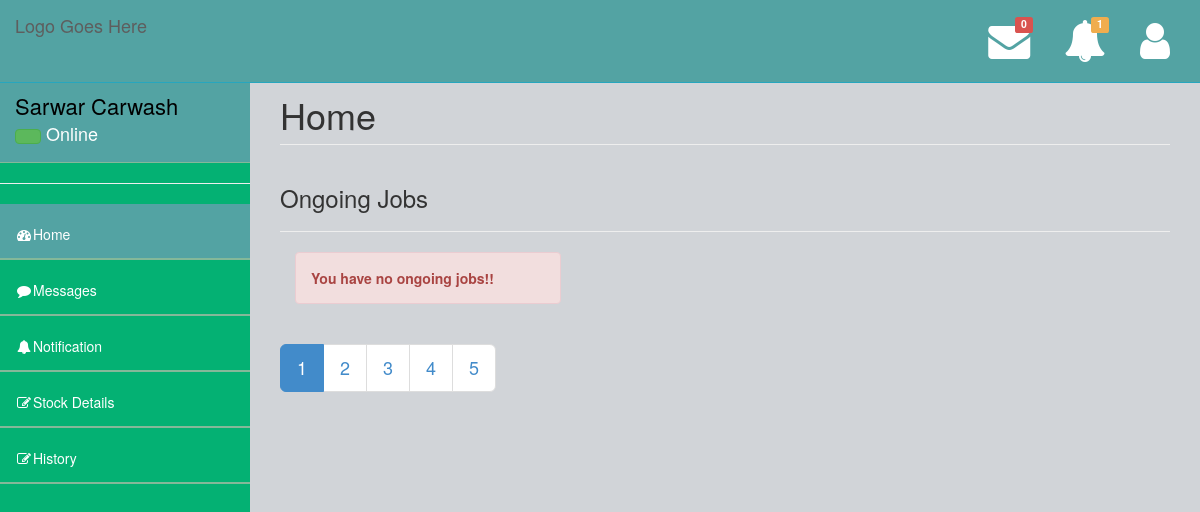
The page /shopOwner/index.php (signed in) on the database as committed earlier.
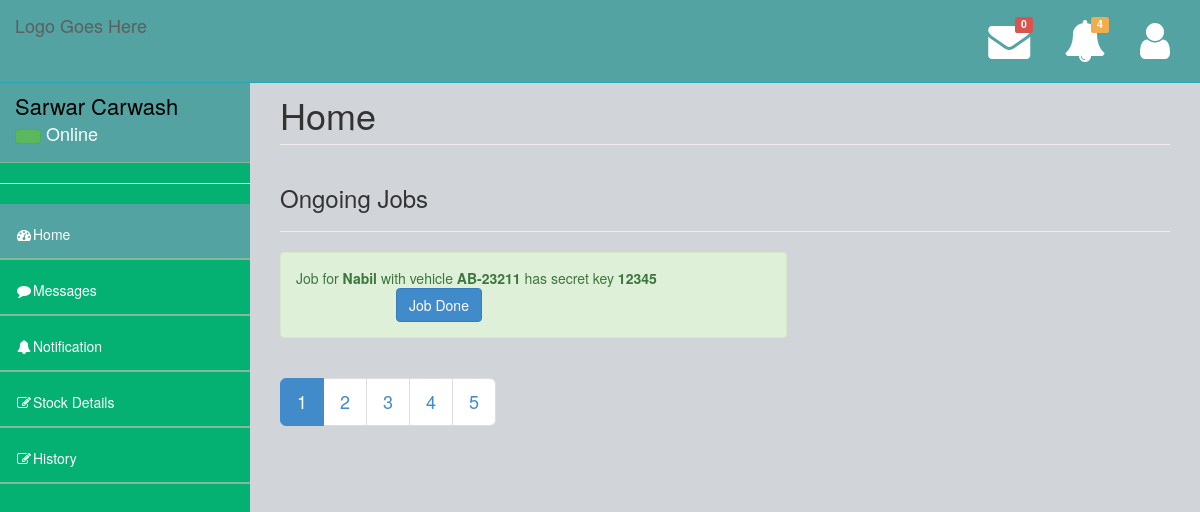
The same page on the database as committed later.
### tables this page shows
CREATE TABLE `service` (
  `ServiceId` varchar(20) NOT NULL,
  `CarOwnerEmail` varchar(35) NOT NULL,
  `ShopOwnerEmail` varchar(35) NOT NULL,
  `VehicleRegNo` varchar(20) NOT NULL,
  `Date` date NOT NULL,
  `Latitude` varchar(100) NOT NULL,
  `Longitude` varchar(100) NOT NULL,
  `SecretKey` int(5) NOT NULL,
  `Status` varchar(10) NOT NULL
);

### shopOwner/shopOwnerPHP/selectFromDatabase.php (called while the page is built)
<?php
function getJSONFromDB($sql){
	include("Mysqldb.php");
	$result = mysqli_query($conn, $sql)or die(mysqli_error($conn));
	$arr=array();
	while($row = mysqli_fetch_assoc($result)) {
		$arr[]=$row;
	}
	return json_encode($arr);
}
?>

### shopOwner/index.php (the view, shortened to what this page needs)
<?php
  include("TemplateFile/header.php");
    $jsonOngoingString = getJSONFromDB("SELECT (SELECT name FROM carowner WHERE Email=service.CarOwnerEmail) AS name,ServiceId,VehicleRegNo,SecretKey FROM service WHERE ShopOwnerEmail='".$_SESSION["shopOwnerEmail"]."' AND Status='Accepted' ORDER BY Date DESC");
    $jsonOngoingData = json_decode($jsonOngoingString);
?>
        <div id="page-wrapper">
            <div class="row">
                <div class="col-lg-12">
                    <h1 class="page-header">Home</h1>
                </div>
            </div>
            <div>
                <h3>Ongoing Jobs</h3><hr>
            </div>
            <div class="row">
                <div class="col-md-7">
                    <?php
                    if(sizeof($jsonOngoingData)>0){
                        for($i=0;$i<sizeof($jsonOngoingData);$i++){
                            ?>
                            <div class="col-md-20">
                                <div class="alert alert-success">
                                Job for <strong><?php echo $jsonOngoingData[$i]->name;?></strong> with vehicle <strong><?php echo $jsonOngoingData[$i]->VehicleRegNo;?></strong> has secret key <strong><?php echo $jsonOngoingData[$i]->SecretKey;?></strong>
                                <button class="btn btn-primary job-done-btn" onclick="jobDone('<?php echo $jsonOngoingData[$i]->ServiceId; ?>')">Job Done</button>
                                </div>
                            </div>
                        <?php
                        }
                    }
                    else{
                        ?>
                    <div class="col-md-7">
                        <div class="alert alert-danger"><strong>  You have no ongoing jobs!!</strong></div>
                    </div>
                    <?php
                }
                    ?>
                </div>
            </div>
            <div class="row">
                <div class="col-md-12">
                    <ul class="pagination pagination-lg">
                        <li class="active"><a href="#">1</a></li>
                        <li><a href="#">2</a></li>
                        <li><a href="#">3</a></li>
                        <li><a href="#">4</a></li>
                        <li><a href="#">5</a></li>
                    </ul>
                </div>
            </div>
        </div>
<?php include("TemplateFile/footer.php"); ?>

### shopOwner/TemplateFile/messageTemplate.php (shortened to what this page needs)
<?php
    $jsonCountUnreadString = getJSONFromDB("SELECT Status FROM message WHERE ReceiverMail='".$_SESSION["shopOwnerEmail"]."' AND Status='unread' ");
    $countMessageData = json_decode($jsonCountUnreadString);
    $jsonCountNotificationString = getJSONFromDB("SELECT Status FROM notification WHERE ToEmail='".$_SESSION["shopOwnerEmail"]."' AND Status='unread' ");
    $countNotificationData = json_decode($jsonCountNotificationString);
?>
<ul class="nav navbar-top-links navbar-right">
                <li class="dropdown">
                    <a class="dropdown-toggle" data-toggle="dropdown" href="#">
                        <span class="top-label label label-danger"><?php echo count($countMessageData); ?></span><i class="fa fa-envelope fa-3x"></i>
                    </a>
                </li>
                <li class="dropdown">
                    <a class="dropdown-toggle" data-toggle="dropdown" href="#">
                        <span class="top-label label label-warning"><?php echo count($countNotificationData); ?></span>  <i class="fa fa-bell fa-3x"></i>
                    </a>
                </li>
                <li class="dropdown">
                    <a class="dropdown-toggle" data-toggle="dropdown" href="#">
                        <i class="fa fa-user fa-3x"></i>
                    </a>
                </li>
            </ul>

Rows that differ between the two databases and show on the page:
added service: name "Nabil", VehicleRegNo "AB-23211", SecretKey "12345"
Other text that changed with them:
count($countNotificationData): "1" → "4"
text no longer shown: "You have no ongoing jobs!!"
